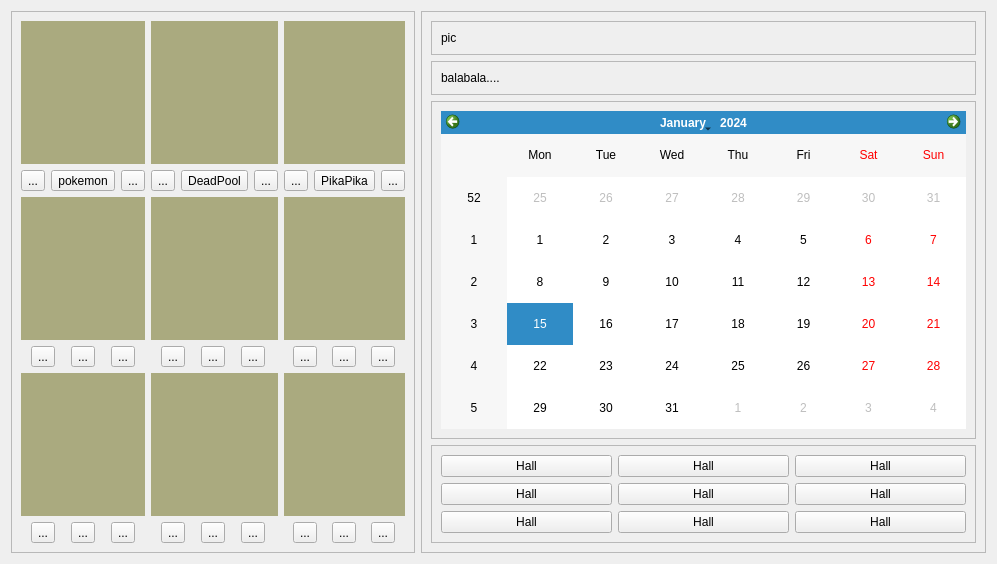
<?xml version="1.0" encoding="UTF-8"?>
<ui version="4.0">
 <class>Form</class>
 <widget class="QWidget" name="Form">
  <property name="geometry">
   <rect>
    <x>0</x>
    <y>0</y>
    <width>997</width>
    <height>564</height>
   </rect>
  </property>
  <property name="windowTitle">
   <string>Form</string>
  </property>
  <layout class="QHBoxLayout" name="horizontalLayout">
   <item>
    <layout class="QVBoxLayout" name="verticalLayout">
     <item>
      <widget class="QFrame" name="MovieInfoLeft">
       <property name="frameShape">
        <enum>QFrame::StyledPanel</enum>
       </property>
       <property name="frameShadow">
        <enum>QFrame::Raised</enum>
       </property>
       <layout class="QGridLayout" name="gridLayout">
        <item row="2" column="2">
         <layout class="QHBoxLayout" name="horizontalLayout_25">
          <item>
           <widget class="QToolButton" name="toolButton31">
            <property name="text">
             <string>...</string>
            </property>
           </widget>
          </item>
          <item>
           <widget class="QToolButton" name="ButtonName3">
            <property name="text">
             <string>PikaPika</string>
            </property>
           </widget>
          </item>
          <item>
           <widget class="QToolButton" name="toolButton32">
            <property name="text">
             <string>...</string>
            </property>
           </widget>
          </item>
         </layout>
        </item>
        <item row="5" column="0">
         <widget class="QLabel" name="label7">
          <property name="styleSheet">
           <string notr="true">background-color: rgb(170, 170, 127);
font: 57 italic 11pt &quot;Ubuntu&quot;;</string>
          </property>
          <property name="text">
           <string/>
          </property>
         </widget>
        </item>
        <item row="2" column="1">
         <layout class="QHBoxLayout" name="horizontalLayout_24">
          <item>
           <widget class="QToolButton" name="toolButton21">
            <property name="text">
             <string>...</string>
            </property>
           </widget>
          </item>
          <item>
           <widget class="QToolButton" name="ButtonName2">
            <property name="text">
             <string>DeadPool</string>
            </property>
           </widget>
          </item>
          <item>
           <widget class="QToolButton" name="toolButton22">
            <property name="text">
             <string>...</string>
            </property>
           </widget>
          </item>
         </layout>
        </item>
        <item row="5" column="1">
         <widget class="QLabel" name="label8">
          <property name="styleSheet">
           <string notr="true">background-color: rgb(170, 170, 127);
font: 57 italic 11pt &quot;Ubuntu&quot;;</string>
          </property>
          <property name="text">
           <string/>
          </property>
         </widget>
        </item>
        <item row="5" column="2">
         <widget class="QLabel" name="label9">
          <property name="styleSheet">
           <string notr="true">background-color: rgb(170, 170, 127);
font: 57 italic 11pt &quot;Ubuntu&quot;;</string>
          </property>
          <property name="text">
           <string/>
          </property>
         </widget>
        </item>
        <item row="1" column="2">
         <widget class="QLabel" name="label3">
          <property name="styleSheet">
           <string notr="true">background-color: rgb(170, 170, 127);
font: 57 italic 11pt &quot;Ubuntu&quot;;</string>
          </property>
          <property name="text">
           <string/>
          </property>
         </widget>
        </item>
        <item row="2" column="0">
         <layout class="QHBoxLayout" name="horizontalLayout_11">
          <item>
           <widget class="QToolButton" name="toolButton11">
            <property name="text">
             <string>...</string>
            </property>
           </widget>
          </item>
          <item>
           <widget class="QToolButton" name="ButtonName1">
            <property name="text">
             <string>pokemon</string>
            </property>
           </widget>
          </item>
          <item>
           <widget class="QToolButton" name="toolButton12">
            <property name="text">
             <string>...</string>
            </property>
           </widget>
          </item>
         </layout>
        </item>
        <item row="3" column="0">
         <widget class="QLabel" name="label4">
          <property name="styleSheet">
           <string notr="true">background-color: rgb(170, 170, 127);
font: 57 italic 11pt &quot;Ubuntu&quot;;</string>
          </property>
          <property name="text">
           <string/>
          </property>
         </widget>
        </item>
        <item row="3" column="1">
         <widget class="QLabel" name="label5">
          <property name="styleSheet">
           <string notr="true">background-color: rgb(170, 170, 127);
font: 57 italic 11pt &quot;Ubuntu&quot;;</string>
          </property>
          <property name="text">
           <string/>
          </property>
         </widget>
        </item>
        <item row="3" column="2">
         <widget class="QLabel" name="label6">
          <property name="styleSheet">
           <string notr="true">background-color: rgb(170, 170, 127);
font: 57 italic 11pt &quot;Ubuntu&quot;;</string>
          </property>
          <property name="text">
           <string/>
          </property>
         </widget>
        </item>
        <item row="1" column="1">
         <widget class="QLabel" name="label2">
          <property name="styleSheet">
           <string notr="true">background-color: rgb(170, 170, 127);
font: 57 italic 11pt &quot;Ubuntu&quot;;</string>
          </property>
          <property name="text">
           <string/>
          </property>
         </widget>
        </item>
        <item row="4" column="0">
         <layout class="QHBoxLayout" name="horizontalLayout_23">
          <item>
           <widget class="QToolButton" name="toolButton41">
            <property name="text">
             <string>...</string>
            </property>
           </widget>
          </item>
          <item>
           <widget class="QToolButton" name="ButtonName4">
            <property name="text">
             <string>...</string>
            </property>
           </widget>
          </item>
          <item>
           <widget class="QToolButton" name="toolButton42">
            <property name="text">
             <string>...</string>
            </property>
           </widget>
          </item>
         </layout>
        </item>
        <item row="4" column="1">
         <layout class="QHBoxLayout" name="horizontalLayout_26">
          <item>
           <widget class="QToolButton" name="toolButton51">
            <property name="text">
             <string>...</string>
            </property>
           </widget>
          </item>
          <item>
           <widget class="QToolButton" name="ButtonName5">
            <property name="text">
             <string>...</string>
            </property>
           </widget>
          </item>
          <item>
           <widget class="QToolButton" name="toolButton52">
            <property name="text">
             <string>...</string>
            </property>
           </widget>
          </item>
         </layout>
        </item>
        <item row="4" column="2">
         <layout class="QHBoxLayout" name="horizontalLayout_27">
          <item>
           <widget class="QToolButton" name="toolButton61">
            <property name="text">
             <string>...</string>
            </property>
           </widget>
          </item>
          <item>
           <widget class="QToolButton" name="ButtonName6">
            <property name="text">
             <string>...</string>
            </property>
           </widget>
          </item>
          <item>
           <widget class="QToolButton" name="toolButton62">
            <property name="text">
             <string>...</string>
            </property>
           </widget>
          </item>
         </layout>
        </item>
        <item row="6" column="0">
         <layout class="QHBoxLayout" name="horizontalLayout_28">
          <item>
           <widget class="QToolButton" name="toolButton71">
            <property name="text">
             <string>...</string>
            </property>
           </widget>
          </item>
          <item>
           <widget class="QToolButton" name="ButtonName7">
            <property name="text">
             <string>...</string>
            </property>
           </widget>
          </item>
          <item>
           <widget class="QToolButton" name="toolButton72">
            <property name="text">
             <string>...</string>
            </property>
           </widget>
          </item>
         </layout>
        </item>
        <item row="6" column="1">
         <layout class="QHBoxLayout" name="horizontalLayout_29">
          <item>
           <widget class="QToolButton" name="toolButton81">
            <property name="text">
             <string>...</string>
            </property>
           </widget>
          </item>
          <item>
           <widget class="QToolButton" name="ButtonName8">
            <property name="text">
             <string>...</string>
            </property>
           </widget>
          </item>
          <item>
           <widget class="QToolButton" name="toolButton82">
            <property name="text">
             <string>...</string>
            </property>
           </widget>
          </item>
         </layout>
        </item>
        <item row="6" column="2">
         <layout class="QHBoxLayout" name="horizontalLayout_30">
          <item>
           <widget class="QToolButton" name="toolButton91">
            <property name="text">
             <string>...</string>
            </property>
           </widget>
          </item>
          <item>
           <widget class="QToolButton" name="ButtonName9">
            <property name="text">
             <string>...</string>
            </property>
           </widget>
          </item>
          <item>
           <widget class="QToolButton" name="toolButton92">
            <property name="text">
             <string>...</string>
            </property>
           </widget>
          </item>
         </layout>
        </item>
        <item row="1" column="0">
         <widget class="QLabel" name="label1">
          <property name="styleSheet">
           <string notr="true">background-color: rgb(170, 170, 127);
font: 57 italic 11pt &quot;Ubuntu&quot;;</string>
          </property>
          <property name="text">
           <string/>
          </property>
         </widget>
        </item>
       </layout>
      </widget>
     </item>
    </layout>
   </item>
   <item>
    <widget class="QFrame" name="MovieInfoRight">
     <property name="frameShape">
      <enum>QFrame::StyledPanel</enum>
     </property>
     <property name="frameShadow">
      <enum>QFrame::Raised</enum>
     </property>
     <layout class="QVBoxLayout" name="verticalLayout_2">
      <item>
       <widget class="QFrame" name="PictureFrame">
        <property name="frameShape">
         <enum>QFrame::StyledPanel</enum>
        </property>
        <property name="frameShadow">
         <enum>QFrame::Raised</enum>
        </property>
        <layout class="QVBoxLayout" name="verticalLayout_3">
         <item>
          <widget class="QLabel" name="Picture">
           <property name="text">
            <string>pic</string>
           </property>
          </widget>
         </item>
        </layout>
       </widget>
      </item>
      <item>
       <widget class="QFrame" name="IntroduceFrame">
        <property name="frameShape">
         <enum>QFrame::StyledPanel</enum>
        </property>
        <property name="frameShadow">
         <enum>QFrame::Raised</enum>
        </property>
        <layout class="QVBoxLayout" name="verticalLayout_4">
         <item>
          <widget class="QLabel" name="Introduce">
           <property name="text">
            <string>balabala....</string>
           </property>
          </widget>
         </item>
        </layout>
       </widget>
      </item>
      <item>
       <widget class="QFrame" name="CalFrame">
        <property name="frameShape">
         <enum>QFrame::StyledPanel</enum>
        </property>
        <property name="frameShadow">
         <enum>QFrame::Raised</enum>
        </property>
        <layout class="QHBoxLayout" name="horizontalLayout_2">
         <item>
          <widget class="QCalendarWidget" name="calendarWidget"/>
         </item>
        </layout>
       </widget>
      </item>
      <item>
       <widget class="QFrame" name="hallChoiceFrame">
        <property name="frameShape">
         <enum>QFrame::StyledPanel</enum>
        </property>
        <property name="frameShadow">
         <enum>QFrame::Raised</enum>
        </property>
        <layout class="QGridLayout" name="gridLayout_4">
         <item row="2" column="0">
          <widget class="QPushButton" name="hall4">
           <property name="text">
            <string>Hall</string>
           </property>
          </widget>
         </item>
         <item row="3" column="1">
          <widget class="QPushButton" name="hall8">
           <property name="text">
            <string>Hall</string>
           </property>
          </widget>
         </item>
         <item row="2" column="2">
          <widget class="QPushButton" name="hall6">
           <property name="text">
            <string>Hall</string>
           </property>
          </widget>
         </item>
         <item row="1" column="1">
          <widget class="QPushButton" name="hall2">
           <property name="text">
            <string>Hall</string>
           </property>
          </widget>
         </item>
         <item row="3" column="2">
          <widget class="QPushButton" name="hall9">
           <property name="text">
            <string>Hall</string>
           </property>
          </widget>
         </item>
         <item row="2" column="1">
          <widget class="QPushButton" name="hall5">
           <property name="text">
            <string>Hall</string>
           </property>
          </widget>
         </item>
         <item row="3" column="0">
          <widget class="QPushButton" name="hall7">
           <property name="text">
            <string>Hall</string>
           </property>
          </widget>
         </item>
         <item row="1" column="0">
          <widget class="QPushButton" name="hall1">
           <property name="text">
            <string>Hall</string>
           </property>
          </widget>
         </item>
         <item row="1" column="2">
          <widget class="QPushButton" name="hall3">
           <property name="text">
            <string>Hall</string>
           </property>
          </widget>
         </item>
        </layout>
       </widget>
      </item>
     </layout>
    </widget>
   </item>
  </layout>
 </widget>
 <resources/>
 <connections/>
</ui>
